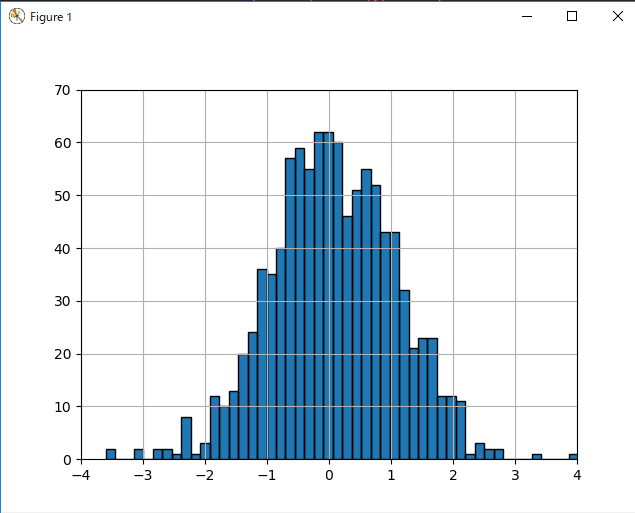

Reproduce this figure in Python.
import numpy as np
import matplotlib.pyplot as plt
import matplotlib.patches as patches
import matplotlib.path as path

fig, ax = plt.subplots()

# Fixing random state for reproducibility
np.random.seed(19680801)


# histogram our data with numpy

data = np.random.randn(1000)
n, bins = np.histogram(data, 50)

# get the corners of the rectangles for the histogram
left = np.array(bins[:-1])
right = np.array(bins[1:])
bottom = np.zeros(len(left))
top = bottom + n


# we need a (numrects x numsides x 2) numpy array for the path helper
# function to build a compound path
XY = np.array([[left, left, right, right], [bottom, top, top, bottom]]).T

# get the Path object
barpath = path.Path.make_compound_path_from_polys(XY)

# make a patch out of it
patch = patches.PathPatch(barpath)
ax.add_patch(patch)




# update the view limits
ax.set_xlim(left[0], right[-1])
ax.set_ylim(bottom.min(), top.max())
plt.axis([-4,4,0,70])
plt.grid(True)



plt.show()
